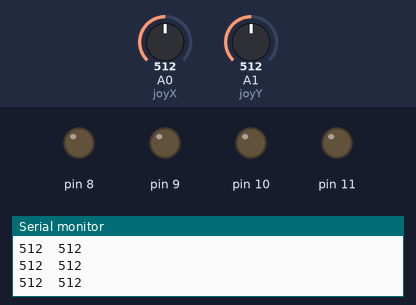
A sketch run on a simulated Arduino Uno, built with avr-gcc and run on an emulated ATmega328P. Parts: output pins drawn as LEDs (lit = HIGH), the last lines printed to the serial monitor. Inputs (shaded band) come from the test bench; at power-on: A1 (joyY) = 512, A0 (joyX) = 512.

Above: at 1.2 s.
1.3 s: A1 (joyY) set to 737
4.3 s: A1 (joyY) set to 766
At 5.4 s:
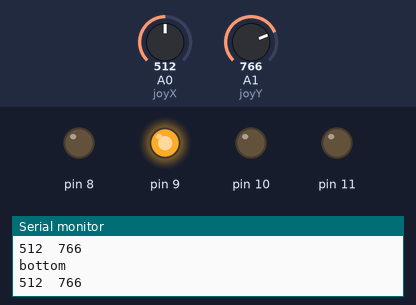
5.8 s: A1 (joyY) set to 240
At 6.5 s:
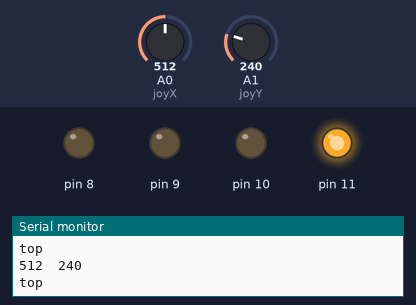
7.3 s: A0 (joyX) set to 260
8.8 s: A0 (joyX) set to 240
At 10.0 s:
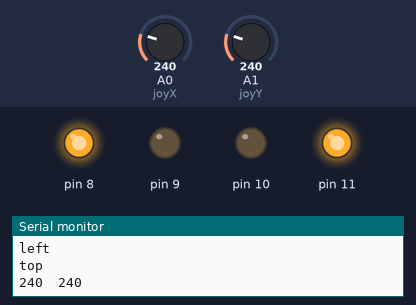
10.3 s: A0 (joyX) set to 810
At 11.1 s:
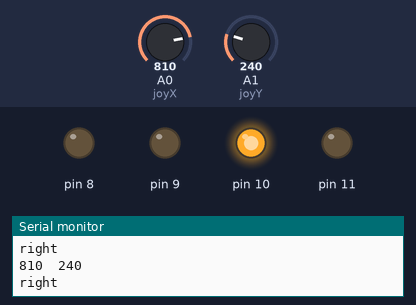
Timing chart, 0 to 12.8 s (numbered marks = the images above; inputs shaded):
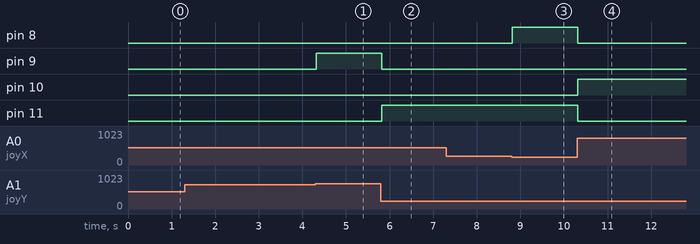

Measured:
- the behaviour switches between 749 and 750 on A1 (joyY) (found by bisection; images 0 and 1)
- the behaviour switches between 251 and 250 on A0 (joyX) (found by bisection; images 2 and 3)
- after the input at 4.3 s, pin 9: LOW → HIGH at once
- after the input at 5.8 s, pin 9: HIGH → LOW at once; pin 11: LOW → HIGH at once
- after the input at 8.8 s, pin 8: LOW → HIGH at once
- after the input at 10.3 s, pin 8, pin 11: HIGH → LOW at once; pin 10: LOW → HIGH at once

The sketch:

my_joystcode.ino
```cpp
#define joyX A0
#define joyY A1
void setup()
{
pinMode(8,OUTPUT);
pinMode(9,OUTPUT);
pinMode(10,OUTPUT);
pinMode(11,OUTPUT);
Serial.begin(9600);
}
void loop() {
int xValue = analogRead(joyX);
int yValue = analogRead(joyY);
Serial.print(xValue);
Serial.print("\t");
Serial.println(yValue);
if (xValue<=250 && yValue<=512)
{
digitalWrite(8, HIGH);
Serial.println("left");
}
else{digitalWrite(8, LOW);}

if (xValue>=800 && yValue<=750)
{
digitalWrite(10, HIGH);
Serial.println("right");
}
else{digitalWrite(10, LOW);}

if (xValue<=750 && yValue<=250)
{
digitalWrite(11, HIGH);
Serial.println("top");
}
else{digitalWrite(11, LOW);}

if (xValue<=750 && yValue>=750)
{
digitalWrite(9, HIGH);
Serial.println("bottom");
}
else
{
  digitalWrite(9, LOW);
}
}
```
